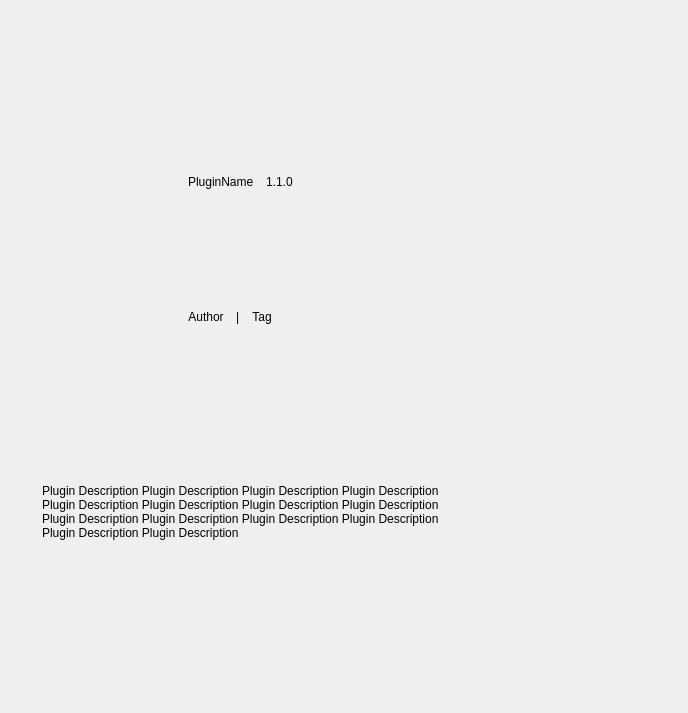
<?xml version="1.0" encoding="UTF-8"?>
<ui version="4.0">
 <class>Form</class>
 <widget class="QWidget" name="Form">
  <property name="geometry">
   <rect>
    <x>0</x>
    <y>0</y>
    <width>688</width>
    <height>713</height>
   </rect>
  </property>
  <property name="sizePolicy">
   <sizepolicy hsizetype="Preferred" vsizetype="Expanding">
    <horstretch>0</horstretch>
    <verstretch>0</verstretch>
   </sizepolicy>
  </property>
  <property name="windowTitle">
   <string>Form</string>
  </property>
  <layout class="QVBoxLayout" name="verticalLayout_2">
   <property name="spacing">
    <number>18</number>
   </property>
   <property name="leftMargin">
    <number>0</number>
   </property>
   <property name="topMargin">
    <number>0</number>
   </property>
   <property name="rightMargin">
    <number>0</number>
   </property>
   <property name="bottomMargin">
    <number>0</number>
   </property>
   <item>
    <widget class="SmoothScrollArea" name="SmoothScrollArea">
     <property name="styleSheet">
      <string notr="true">background: transparent; border: none</string>
     </property>
     <property name="widgetResizable">
      <bool>true</bool>
     </property>
     <widget class="QWidget" name="scrollAreaWidgetContents">
      <property name="geometry">
       <rect>
        <x>0</x>
        <y>0</y>
        <width>688</width>
        <height>713</height>
       </rect>
      </property>
      <layout class="QVBoxLayout" name="verticalLayout_9">
       <property name="spacing">
        <number>12</number>
       </property>
       <property name="leftMargin">
        <number>24</number>
       </property>
       <property name="topMargin">
        <number>24</number>
       </property>
       <property name="rightMargin">
        <number>24</number>
       </property>
       <property name="bottomMargin">
        <number>24</number>
       </property>
       <item>
        <layout class="QHBoxLayout" name="detailLayout">
         <item>
          <spacer name="horizontalSpacer_5">
           <property name="orientation">
            <enum>Qt::Horizontal</enum>
           </property>
           <property name="sizeHint" stdset="0">
            <size>
             <width>40</width>
             <height>20</height>
            </size>
           </property>
          </spacer>
         </item>
         <item>
          <widget class="TransparentToolButton" name="closeButton" />
         </item>
        </layout>
       </item>
       <item>
        <layout class="QHBoxLayout" name="horizontalLayout">
         <property name="spacing">
          <number>24</number>
         </property>
         <property name="leftMargin">
          <number>12</number>
         </property>
         <property name="rightMargin">
          <number>12</number>
         </property>
         <item>
          <widget class="ImageLabel" name="pluginIcon">
           <property name="minimumSize">
            <size>
             <width>128</width>
             <height>128</height>
            </size>
           </property>
           <property name="maximumSize">
            <size>
             <width>128</width>
             <height>128</height>
            </size>
           </property>
          <property name="wordWrap"><bool>true</bool></property></widget>
         </item>
         <item>
          <layout class="QVBoxLayout" name="verticalLayout" stretch="0,0,0">
           <property name="spacing">
            <number>0</number>
           </property>
           <item>
            <layout class="QHBoxLayout" name="titleLayout">
             <property name="spacing">
              <number>12</number>
             </property>
             <item>
              <widget class="TitleLabel" name="titleLabel">
               <property name="sizePolicy">
                <sizepolicy hsizetype="Maximum" vsizetype="Preferred">
                 <horstretch>0</horstretch>
                 <verstretch>0</verstretch>
                </sizepolicy>
               </property>
               <property name="text">
                <string>PluginName</string>
               </property>
               <property name="wordWrap">
                <bool>false</bool>
               </property>
              </widget>
             </item>
             <item>
              <widget class="BodyLabel" name="versionLabel">
               <property name="text">
                <string>1.1.0</string>
               </property>
               <property name="lightColor" stdset="0">
                <color>
                 <red>153</red>
                 <green>153</green>
                 <blue>153</blue>
                </color>
               </property>
               <property name="darkColor" stdset="0">
                <color>
                 <red>153</red>
                 <green>153</green>
                 <blue>153</blue>
                </color>
               </property>
              <property name="wordWrap"><bool>true</bool></property></widget>
             </item>
            </layout>
           </item>
           <item>
            <layout class="QHBoxLayout" name="authorLayout">
             <property name="spacing">
              <number>12</number>
             </property>
             <item>
              <widget class="HyperlinkLabel" name="authorButton">
               <property name="sizePolicy">
                <sizepolicy hsizetype="Maximum" vsizetype="Fixed">
                 <horstretch>0</horstretch>
                 <verstretch>0</verstretch>
                </sizepolicy>
               </property>
               <property name="text">
                <string>Author</string>
               </property>
              </widget>
             </item>
             <item>
              <widget class="BodyLabel" name="BodyLabel_2">
               <property name="text">
                <string>|</string>
               </property>
               <property name="lightColor" stdset="0">
                <color>
                 <red>153</red>
                 <green>153</green>
                 <blue>153</blue>
                </color>
               </property>
               <property name="darkColor" stdset="0">
                <color>
                 <red>153</red>
                 <green>153</green>
                 <blue>153</blue>
                </color>
               </property>
              <property name="wordWrap"><bool>true</bool></property></widget>
             </item>
             <item>
              <widget class="HyperlinkLabel" name="tagButton">
               <property name="sizePolicy">
                <sizepolicy hsizetype="Maximum" vsizetype="Fixed">
                 <horstretch>0</horstretch>
                 <verstretch>0</verstretch>
                </sizepolicy>
               </property>
               <property name="text">
                <string>Tag</string>
               </property>
              </widget>
             </item>
             <item>
              <spacer name="horizontalSpacer">
               <property name="orientation">
                <enum>Qt::Horizontal</enum>
               </property>
               <property name="sizeHint" stdset="0">
                <size>
                 <width>40</width>
                 <height>20</height>
                </size>
               </property>
              </spacer>
             </item>
            </layout>
           </item>
           <item>
            <spacer name="verticalSpacer_2">
             <property name="orientation">
              <enum>Qt::Vertical</enum>
             </property>
             <property name="sizeType">
              <enum>QSizePolicy::Preferred</enum>
             </property>
             <property name="sizeHint" stdset="0">
              <size>
               <width>20</width>
               <height>40</height>
              </size>
             </property>
            </spacer>
           </item>
          </layout>
         </item>
         <item>
          <spacer name="horizontalSpacer_4">
           <property name="orientation">
            <enum>Qt::Horizontal</enum>
           </property>
           <property name="sizeHint" stdset="0">
            <size>
             <width>40</width>
             <height>20</height>
            </size>
           </property>
          </spacer>
         </item>
        </layout>
       </item>
       <item>
        <layout class="QHBoxLayout" name="horizontalLayout_2">
         <property name="leftMargin">
          <number>18</number>
         </property>
         <property name="rightMargin">
          <number>18</number>
         </property>
         <item>
          <layout class="QVBoxLayout" name="verticalLayout_3">
           <property name="spacing">
            <number>24</number>
           </property>
           <item>
            <widget class="CaptionLabel" name="descLabel">
             <property name="maximumSize">
              <size>
               <width>425</width>
               <height>16777215</height>
              </size>
             </property>
             <property name="text">
              <string>Plugin Description Plugin Description Plugin Description Plugin Description Plugin Description Plugin Description Plugin Description Plugin Description Plugin Description Plugin Description Plugin Description Plugin Description Plugin Description Plugin Description </string>
             </property>
             <property name="wordWrap">
              <bool>true</bool>
             </property>
            </widget>
           </item>
           <item>
            <layout class="QHBoxLayout" name="horizontalLayout_3">
             <item>
              <widget class="PrimarySplitPushButton" name="installButton">
               <property name="text_" stdset="0">
                <string>Install</string>
               </property>
               <property name="icon_" stdset="0">
                <iconset theme="UPDATE">
                 <normaloff>.</normaloff>.</iconset>
               </property>
              </widget>
             </item>
             <item>
              <widget class="TransparentToolButton" name="openGitHub" />
             </item>
             <item>
              <spacer name="horizontalSpacer_3">
               <property name="orientation">
                <enum>Qt::Horizontal</enum>
               </property>
               <property name="sizeHint" stdset="0">
                <size>
                 <width>40</width>
                 <height>20</height>
                </size>
               </property>
              </spacer>
             </item>
            </layout>
           </item>
          </layout>
         </item>
         <item>
          <spacer name="horizontalSpacer_2">
           <property name="orientation">
            <enum>Qt::Horizontal</enum>
           </property>
           <property name="sizeHint" stdset="0">
            <size>
             <width>40</width>
             <height>20</height>
            </size>
           </property>
          </spacer>
         </item>
        </layout>
       </item>
      </layout>
     </widget>
    </widget>
   </item>
  </layout>
 </widget>
 <customwidgets>
  <customwidget>
   <class>SplitPushButton</class>
   <extends>QWidget</extends>
   <header>qfluentwidgets</header>
  </customwidget>
  <customwidget>
   <class>PrimarySplitPushButton</class>
   <extends>SplitPushButton</extends>
   <header>qfluentwidgets</header>
  </customwidget>
  <customwidget>
   <class>ToolButton</class>
   <extends>QToolButton</extends>
   <header>qfluentwidgets</header>
  </customwidget>
  <customwidget>
   <class>TransparentToolButton</class>
   <extends>ToolButton</extends>
   <header>qfluentwidgets</header>
  </customwidget>
  <customwidget>
   <class>SmoothScrollArea</class>
   <extends>QScrollArea</extends>
   <header>qfluentwidgets</header>
   <container>1</container>
  </customwidget>
  <customwidget>
   <class>CaptionLabel</class>
   <extends>QLabel</extends>
   <header>qfluentwidgets</header>
  </customwidget>
  <customwidget>
   <class>BodyLabel</class>
   <extends>QLabel</extends>
   <header>qfluentwidgets</header>
  </customwidget>
  <customwidget>
   <class>TitleLabel</class>
   <extends>QLabel</extends>
   <header>qfluentwidgets</header>
  </customwidget>
  <customwidget>
   <class>HyperlinkLabel</class>
   <extends>QPushButton</extends>
   <header>qfluentwidgets</header>
  </customwidget>
  <customwidget>
   <class>ImageLabel</class>
   <extends>QLabel</extends>
   <header>qfluentwidgets</header>
  </customwidget>
 </customwidgets>
 <resources />
 <connections />
</ui>
